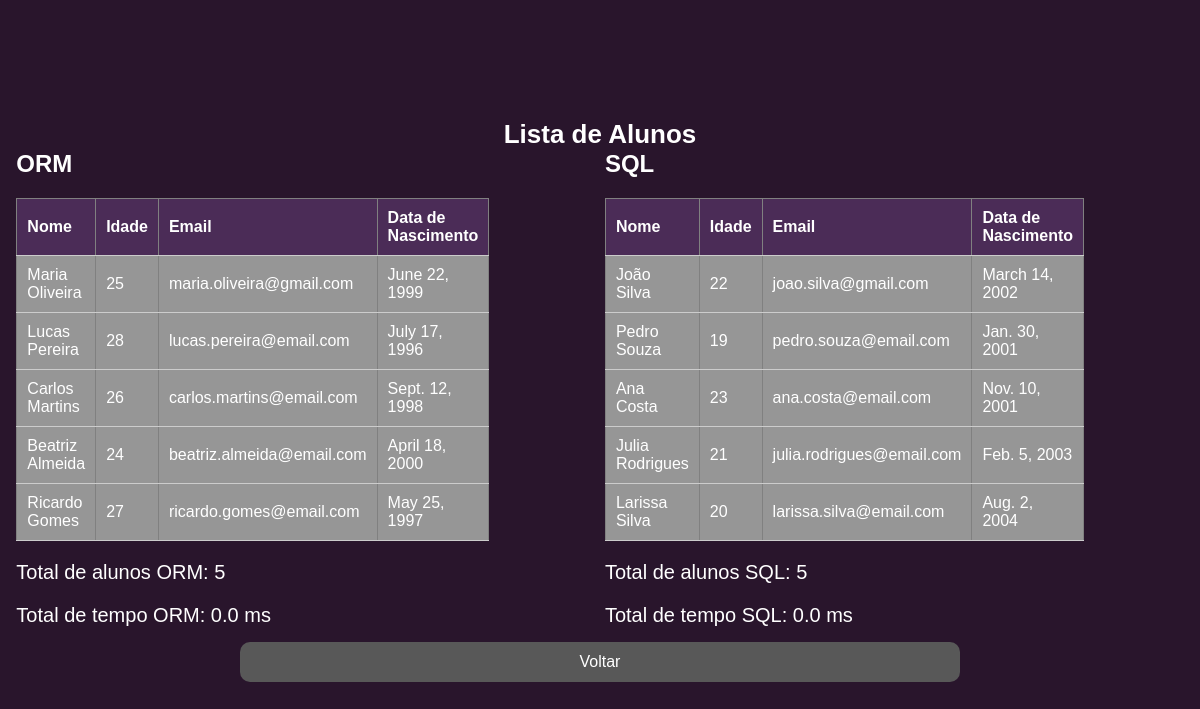
The app's page /aula/buscar_alunos/ with its own data.
### aula/models.py (models this page shows, shortened)
class Aluno(models.Model):
    nome = models.CharField(max_length=100)
    idade = models.IntegerField()
    email = models.EmailField(unique=True)
    data_de_nascimento = models.DateField()
    data_de_criacao = models.DateTimeField(auto_now_add=True)

### aula/views.py (the view)
# urls.py: path('buscar_alunos/', views.BuscarAlunos, name='buscar_alunos'),
def BuscarAlunos(request):
    comecoORM = time.time()
    alunos_orm = Aluno.objects.filter(idade__gt=23)
    alunos_orm_total = Aluno.objects.filter(idade__gt=23).count()
    finalORM = time.time()
    comecoSQL = time.time()
    with connection.cursor() as cursor:
        cursor.execute("SELECT id, nome, idade, email, data_de_nascimento FROM aula_aluno WHERE idade <= 23")
        alunos_sql = [
            {
                "id": row[0],
                "nome": row[1],
                "idade": row[2],
                "email": row[3],
                "data_de_nascimento": row[4],
            }
            for row in cursor.fetchall()
        ]
        cursor.execute("SELECT COUNT(*) FROM aula_aluno WHERE idade <= 23")
        alunos_sql_total = cursor.fetchone()[0]
    finalSQL= time.time()
    context = {
        'alunos_orm': alunos_orm,
        'alunos_orm_total':alunos_orm_total,
        'tempoORM': finalORM- comecoORM,
        'alunos_sql': alunos_sql,
        'alunos_sql_total': alunos_sql_total,
        'tempoSQL': finalSQL- comecoSQL,
    }
    return render(request, 'aula/buscar_alunos.html', context)

### aula/templates/aula/buscar_alunos.html (shortened to what this page needs)
{% load static %}
<!DOCTYPE html>
<html lang="pt-br">
<head>
    <link rel="stylesheet" href="{% static 'css/alunos.css' %}">
</head>
<body>
    <div class="alunos-wrapper">
        <h1 class="title">Lista de Alunos</h1>
        <div class="table-wrapper">
            <div>
                <h2>ORM</h2>
                <table border="1">
                    <thead>
                        <tr>
                            <th>Nome</th>
                            <th>Idade</th>
                            <th>Email</th>
                            <th>Data de Nascimento</th>
                        </tr>
                    </thead>
                    <tbody>
                        {% for aluno_orm in alunos_orm %}
                        <tr>
                            <td>{{ aluno_orm.nome }}</td>
                            <td>{{ aluno_orm.idade }}</td>
                            <td>{{ aluno_orm.email }}</td>
                            <td>{{ aluno_orm.data_de_nascimento }}</td>
                        </tr>
                        {% endfor %}
                    </tbody>
                </table>
                <p>Total de alunos ORM: {{alunos_orm_total}}</p>
                <p>Total de tempo ORM: {{tempoORM}} ms</p>
            </div>
            <div>
                <h2>SQL</h2>
                <table border="1">
                    <thead>
                        <tr>
                            <th>Nome</th>
                            <th>Idade</th>
                            <th>Email</th>
                            <th>Data de Nascimento</th>
                        </tr>
                    </thead>
                    <tbody>
                        {% for aluno_sql in alunos_sql %}
                        <tr>
                            <td>{{ aluno_sql.nome }}</td>
                            <td>{{ aluno_sql.idade }}</td>
                            <td>{{ aluno_sql.email }}</td>
                            <td>{{ aluno_sql.data_de_nascimento }}</td>
                        </tr>
                        {% endfor %}
                    </tbody>
                </table>
                <p>Total de alunos SQL: {{alunos_sql_total}}</p>
                <p>Total de tempo SQL: {{tempoSQL}} ms</p>
            </div>
        </div>
        <a href="{% url 'home' %}" class="link">
            <button class="botao">Voltar</button>
        </a>
        </div>
</body>
</html>

### aula/static/css/alunos.css (style rules this page uses)
* { padding: 0; margin: 0; box-sizing: border-box; }
body { background-color: #29152c; font-family: Arial, sans-serif; color: #333; }
.alunos-wrapper { display: flex; flex-direction: column; align-items: center; justify-content: center; height: 100vh; }
.title { color: white; font-size: 26px; }
.link { width: 60%; text-decoration: none; }
.botao { width: 100%; margin-top: 15px; height: 40px; border: 0; border-radius: 10px; cursor: pointer; background-color: rgb(88, 88, 88); color: white; transition: all 0.5s ease-in-out; font-size: 16px; display: flex; justify-content: center; align-items: center; }
table { width: 80%; border-collapse: collapse; margin-top: 20px; }
th, td { padding: 10px; text-align: left; border-bottom: 1px solid #ccc; }
th { font-weight: bold; color: rgb(255, 255, 255); background-color: #4b2c57; }
tbody tr { background-color: #969696; color: white; }
p { margin-top: 20px; color: rgb(255, 255, 255); font-size: 20px; }
h2 { color: white; }
.table-wrapper { display: flex !important; justify-content: center; align-items: center; }

### records on screen
Aluno: nome "Maria Oliveira", idade "25", email "maria.oliveira@gmail.com", data_de_nascimento "June 22, 1999"
Aluno: nome "Lucas Pereira", idade "28", email "lucas.pereira@email.com", data_de_nascimento "July 17, 1996"
Aluno: nome "Carlos Martins", idade "26", email "carlos.martins@email.com", data_de_nascimento "Sept. 12, 1998"
Aluno: nome "Beatriz Almeida", idade "24", email "beatriz.almeida@email.com", data_de_nascimento "April 18, 2000"
Aluno: nome "Ricardo Gomes", idade "27", email "ricardo.gomes@email.com", data_de_nascimento "May 25, 1997"

### other values on screen
{{ alunos_orm_total }} "5"
{{ aluno_sql.nome }} "João Silva" "Pedro Souza" "Ana Costa" "Julia Rodrigues" "Larissa Silva"
{{ aluno_sql.idade }} "22" "19" "23" "21" "20"
{{ aluno_sql.email }} "joao.silva@gmail.com" "pedro.souza@email.com" "ana.costa@email.com" "julia.rodrigues@email.com" "larissa.silva@email.com"
{{ aluno_sql.data_de_nascimento }} "March 14, 2002" "Jan. 30, 2001" "Nov. 10, 2001" "Feb. 5, 2003" "Aug. 2, 2004"
{{ alunos_sql_total }} "5"
